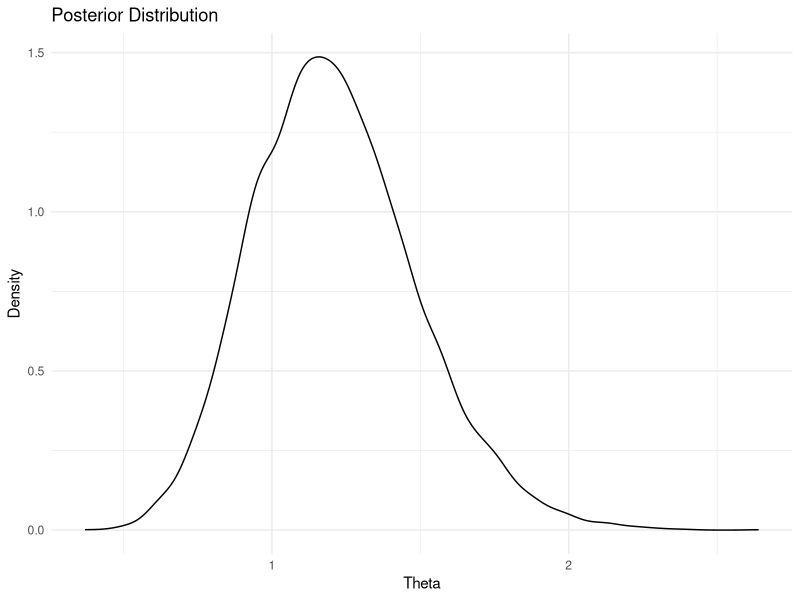
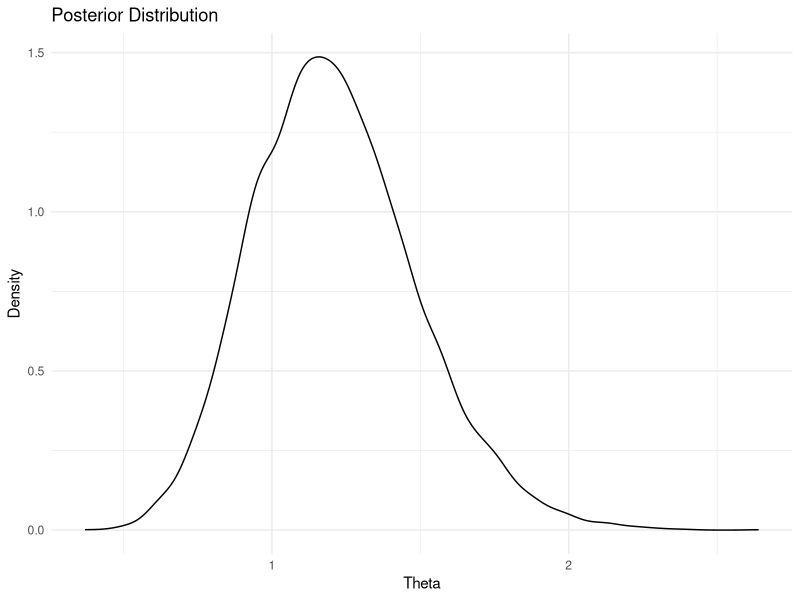

The R script that drew these images, in order:
## ---- chunk 1

library(bayestestR)
library(ggplot2)

set.seed(42)
## ---- chunk 2

# Parameters
alpha <- 15
beta <- 15

data <- c(3.59, 1.23, 1.47, 0.32, 2.09)

# Posterior
n <- length(data)
sum_log_data <- sum(log(data))

# Samples from posterior
posterior_samples <- rgamma(10000, shape = n + alpha, rate = beta + sum_log_data)

# Calculate 95% credible interval
credible_interval <- quantile(posterior_samples, probs = c(0.025, 0.975))
print(paste("95% Credible Interval: [", credible_interval[1], ", ", credible_interval[2], "]", sep = ""))

# Calculate 95% HPD interval
hpd_interval <- bayestestR::hdi(posterior_samples, ci = 0.95)
print(paste("95% HPD Interval: [", hpd_interval$CI_low, ", ", hpd_interval$CI_high, "]", sep = ""))


# Posterior dist plot
ggplot() + 
  geom_density(aes(x = posterior_samples)) + 
  theme_minimal() +
  labs(title = "Posterior Distribution", x = "Theta", y = "Density")
## ---- chunk 3


# Take samples from uninformed posterior
posterior_samples_un <- rgamma(10000, shape = n, rate = sum_log_data)

# Calculate 95% credible interval
credible_interval_un <- quantile(posterior_samples_un, probs = c(0.025, 0.975))
print(paste("95% Credible Interval: [", credible_interval_un[1], ", ", credible_interval_un[2], "]", sep = ""))

# Calculate 95% HPD interval
hpd_interval_un <- bayestestR::hdi(posterior_samples_un, ci = 0.95)
print(paste("95% HPD Interval: [", hpd_interval_un$CI_low, ", ", hpd_interval_un$CI_high, "]", sep = ""))


# Posterior dist plot
ggplot() + 
  geom_density(aes(x = posterior_samples)) + 
  theme_minimal() +
  labs(title = "Posterior Distribution", x = "Theta", y = "Density")
## ---- chunk 4

# MLE
theta_mle <- n / sum_log_data

# SE
se_theta <- theta_mle / sqrt(n)

# 95% confidence interval
z_value <- 1.96  
ci_lower <- theta_mle - z_value * se_theta
ci_upper <- theta_mle + z_value * se_theta

# Print results
cat("MLE of theta:", theta_mle, "\n")
cat("Standard Error:", se_theta, "\n")
cat("95% Confidence Interval: [", ci_lower, ",", ci_upper, "]\n")
## ---- chunk 5

# Parameters
set.seed(42)
beta_true <- 5
theta_true <- 7

# Random draws from Weibull distribution
n <- 1000
data <- rweibull(n, shape = beta_true, scale = theta_true)

# Score f(n)
score_function <- function(beta, x) {
  n <- length(x)
  term1 <- sum(x^beta * log(x)) / sum(x^beta)
  term2 <- sum(log(x)) / n
  score <- ((1/(term1 - term2)) - beta) 
  return(score)
}

# uniroot
output <- uniroot(score_function, lower = 0.1, upper = 10, x = data)
print(output$root)
## ---- chunk 6

# Data
x <- c(2, 4, 5, 3, 8, 10, -2, 1, -1, 2, 5, 5)
set.seed(42)

# Parameters
replications <- 2000

# Bootstrap
bootstrap_medians <- rep(NA, replications)
for (i in 1:replications) {
  sample_x <- sample(x, length(x), replace = TRUE)
  bootstrap_medians[i] <- median(sample_x)
}

# Calculate Bootstrap SE
bootstrap_se <- sd(bootstrap_medians)

cat("Bootstrap SE for the median:", bootstrap_se, "\n")


## ---- chunk 7

# Jackknife: Leave-one-out approach to calculate the median
n <- length(x)
jackknife_medians <- rep(NA, n)

for (i in 1:n) {
  jackknife_sample <- x[-i]
  jackknife_medians[i] <- median(jackknife_sample)
}

# Calculate the Jackknife estimate of the SE
jackknife_mean <- mean(jackknife_medians)
jackknife_se <- sqrt((n - 1) * mean((jackknife_medians - jackknife_mean)^2))

cat("Jackknife SE for the median:", jackknife_se, "\n")
